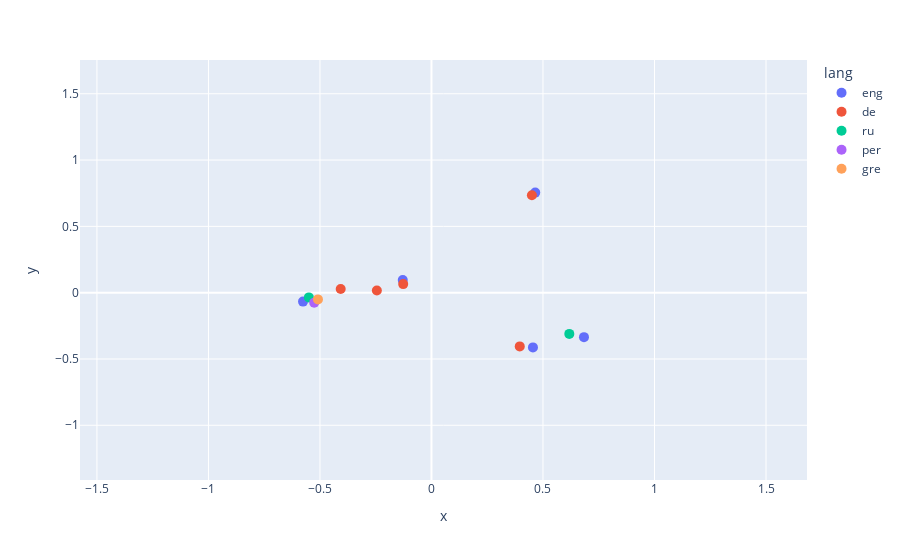

The notebook cell saved with this chart:
### Code cell
sentences= ["The number PI has infinite decimal places and beginns with 3",
            "To calculate geometrical aspects of circles you need to use a special irrational number",
            "The weather in nuremberg is very bad, as expected",
            "Die Zahl PI hat unendlich Nachkommastellen und beginnt mit 3",
            "Чтобы вычислить геометрические аспекты окружностей, нужно использовать специальное иррациональное число",
            "Das Wetter in Nürnberg ist wie erwartet, sehr schlecht",
            "Putin",
            "Путин",
            "پوتین",
            "Πούτιν",
            "Pute",
            "Wladimir",
            "Krieg",
            "Frieden"
]

languages = ["eng","eng","eng","de","ru","de", "eng", "ru", "per","gre","de", "eng","de","de"]
df_first_example = pd.DataFrame(sentences,columns=['sentence'])
df_first_example['lang'] = languages
df_first_example['embeddings'] = df_first_example['sentence'].progress_apply(model_labse.encode)

pca = PCA(n_components=2)
visualise_with_dimensional_reduction(df_first_example, pca, color_to_show='lang')

### Figure 1 — Plotly figure (JSON) as saved in the notebook; plotly's stock layout.template omitted (floating-point values rounded to 4 significant figures)
{"data": [{"customdata": [["The number PI has infinite decimal places and beginns with 3"], ["To calculate geometrical aspects of circles you need to use a special irrational number"], ["The weather in nuremberg is very bad, as expected"], ["Putin"], ["Wladimir"]], "hovertemplate": "lang=eng<br>x=%{x}<br>y=%{y}<br>sentence=%{customdata[0]}<extra></extra>", "legendgroup": "eng", "marker": {"color": "#636efa", "size": 10, "symbol": "circle"}, "mode": "markers", "name": "eng", "orientation": "v", "showlegend": true, "type": "scatter", "x": [0.455, 0.6839, 0.4652, -0.576, -0.1288], "xaxis": "x", "y": [-0.4127, -0.3354, 0.7547, -0.0674, 0.09484], "yaxis": "y"}, {"customdata": [["Die Zahl PI hat unendlich Nachkommastellen und beginnt mit 3"], ["Das Wetter in Nürnberg ist wie erwartet, sehr schlecht"], ["Pute"], ["Krieg"], ["Frieden"]], "hovertemplate": "lang=de<br>x=%{x}<br>y=%{y}<br>sentence=%{customdata[0]}<extra></extra>", "legendgroup": "de", "marker": {"color": "#EF553B", "size": 10, "symbol": "circle"}, "mode": "markers", "name": "de", "orientation": "v", "showlegend": true, "type": "scatter", "x": [0.3958, 0.4503, -0.407, -0.1268, -0.2448], "xaxis": "x", "y": [-0.4053, 0.7346, 0.02816, 0.06452, 0.01655], "yaxis": "y"}, {"customdata": [["Чтобы вычислить геометрические аспекты окружностей, нужно использовать специальное иррациональное число"], ["Путин"]], "hovertemplate": "lang=ru<br>x=%{x}<br>y=%{y}<br>sentence=%{customdata[0]}<extra></extra>", "legendgroup": "ru", "marker": {"color": "#00cc96", "size": 10, "symbol": "circle"}, "mode": "markers", "name": "ru", "orientation": "v", "showlegend": true, "type": "scatter", "x": [0.618, -0.5498], "xaxis": "x", "y": [-0.311, -0.03571], "yaxis": "y"}, {"customdata": [["پوتین"]], "hovertemplate": "lang=per<br>x=%{x}<br>y=%{y}<br>sentence=%{customdata[0]}<extra></extra>", "legendgroup": "per", "marker": {"color": "#ab63fa", "size": 10, "symbol": "circle"}, "mode": "markers", "name": "per", "orientation": "v", "showlegend": true, "type": "scatter", "x": [-0.5258], "xaxis": "x", "y": [-0.07509], "yaxis": "y"}, {"customdata": [["Πούτιν"]], "hovertemplate": "lang=gre<br>x=%{x}<br>y=%{y}<br>sentence=%{customdata[0]}<extra></extra>", "legendgroup": "gre", "marker": {"color": "#FFA15A", "size": 10, "symbol": "circle"}, "mode": "markers", "name": "gre", "orientation": "v", "showlegend": true, "type": "scatter", "x": [-0.509], "xaxis": "x", "y": [-0.05079], "yaxis": "y"}], "layout": {"legend": {"title": {"text": "lang"}, "tracegroupgap": 0}, "margin": {"t": 60}, "xaxis": {"anchor": "y", "domain": [0, 1], "range": [-1.576, 1.684], "title": {"text": "x"}}, "yaxis": {"anchor": "x", "domain": [0, 1], "range": [-1.413, 1.755], "title": {"text": "y"}}}}
